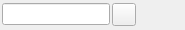
<?xml version="1.0" encoding="UTF-8"?>
<ui version="4.0">
 <class>RGBEditor</class>
 <widget class="QWidget" name="RGBEditor">
  <property name="geometry">
   <rect>
    <x>0</x>
    <y>0</y>
    <width>185</width>
    <height>30</height>
   </rect>
  </property>
  <property name="focusPolicy">
   <enum>Qt::StrongFocus</enum>
  </property>
  <property name="windowTitle">
   <string>Form</string>
  </property>
  <layout class="QGridLayout" name="gridLayout">
   <property name="leftMargin">
    <number>2</number>
   </property>
   <property name="topMargin">
    <number>2</number>
   </property>
   <property name="rightMargin">
    <number>2</number>
   </property>
   <property name="bottomMargin">
    <number>2</number>
   </property>
   <property name="spacing">
    <number>2</number>
   </property>
   <item row="0" column="3">
    <spacer name="horizontalSpacer">
     <property name="orientation">
      <enum>Qt::Horizontal</enum>
     </property>
     <property name="sizeHint" stdset="0">
      <size>
       <width>0</width>
       <height>20</height>
      </size>
     </property>
    </spacer>
   </item>
   <item row="0" column="2">
    <widget class="QToolButton" name="btn">
     <property name="maximumSize">
      <size>
       <width>24</width>
       <height>24</height>
      </size>
     </property>
     <property name="focusPolicy">
      <enum>Qt::StrongFocus</enum>
     </property>
     <property name="text">
      <string/>
     </property>
    </widget>
   </item>
   <item row="0" column="1">
    <widget class="QLineEdit" name="LERGB">
     <property name="sizePolicy">
      <sizepolicy hsizetype="Fixed" vsizetype="Fixed">
       <horstretch>0</horstretch>
       <verstretch>0</verstretch>
      </sizepolicy>
     </property>
     <property name="minimumSize">
      <size>
       <width>50</width>
       <height>0</height>
      </size>
     </property>
     <property name="maxLength">
      <number>32767</number>
     </property>
    </widget>
   </item>
  </layout>
 </widget>
 <tabstops>
  <tabstop>LERGB</tabstop>
  <tabstop>btn</tabstop>
 </tabstops>
 <resources/>
 <connections/>
</ui>
